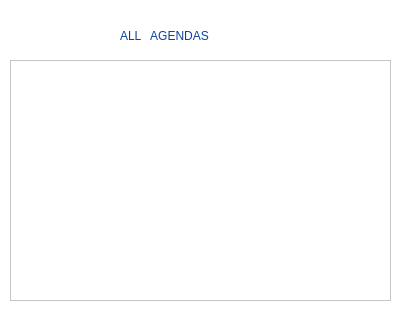
<?xml version="1.0" encoding="UTF-8"?>
<ui version="4.0">
 <class>AdminAgenda</class>
 <widget class="QDialog" name="AdminAgenda">
  <property name="geometry">
   <rect>
    <x>0</x>
    <y>0</y>
    <width>401</width>
    <height>328</height>
   </rect>
  </property>
  <property name="windowTitle">
   <string>Dialog</string>
  </property>
  <property name="styleSheet">
   <string notr="true">background-color: rgb(255, 255, 255);</string>
  </property>
  <widget class="QTableView" name="tableView">
   <property name="geometry">
    <rect>
     <x>10</x>
     <y>60</y>
     <width>381</width>
     <height>241</height>
    </rect>
   </property>
  </widget>
  <widget class="QLabel" name="label">
   <property name="geometry">
    <rect>
     <x>120</x>
     <y>20</y>
     <width>171</width>
     <height>31</height>
    </rect>
   </property>
   <property name="styleSheet">
    <string notr="true">color: rgb(11, 66, 160);
font: 22pt &quot;Segoe UI&quot;;</string>
   </property>
   <property name="text">
    <string>ALL   AGENDAS</string>
   </property>
  </widget>
  <widget class="QLabel" name="label_2">
   <property name="geometry">
    <rect>
     <x>20</x>
     <y>11</y>
     <width>61</width>
     <height>41</height>
    </rect>
   </property>
   <property name="text">
    <string/>
   </property>
   <property name="pixmap">
    <pixmap>C:/Users/Asus/Downloads/Untitled-2.png</pixmap>
   </property>
   <property name="scaledContents">
    <bool>true</bool>
   </property>
  </widget>
 </widget>
 <resources/>
 <connections/>
</ui>
